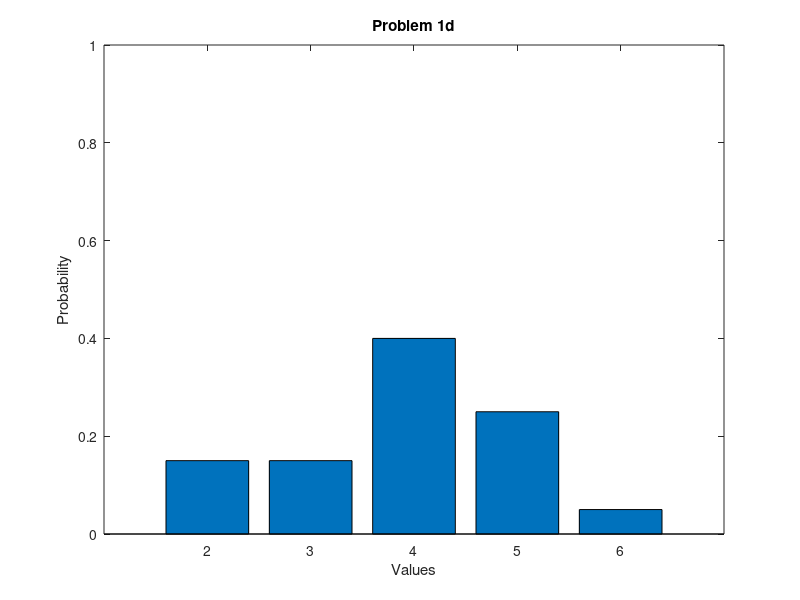
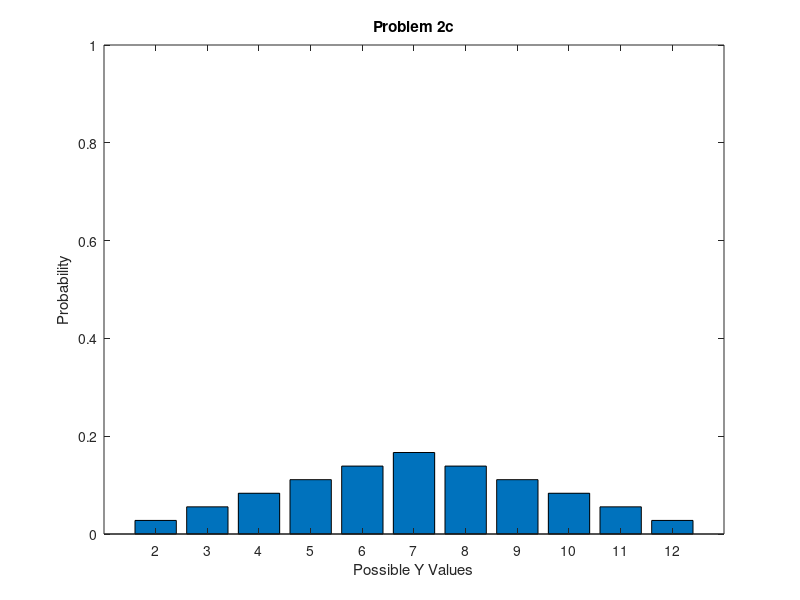
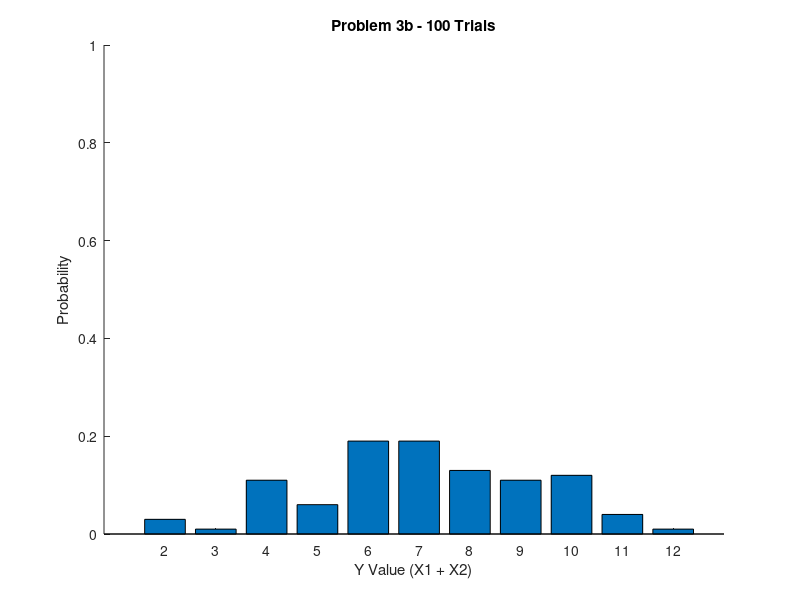
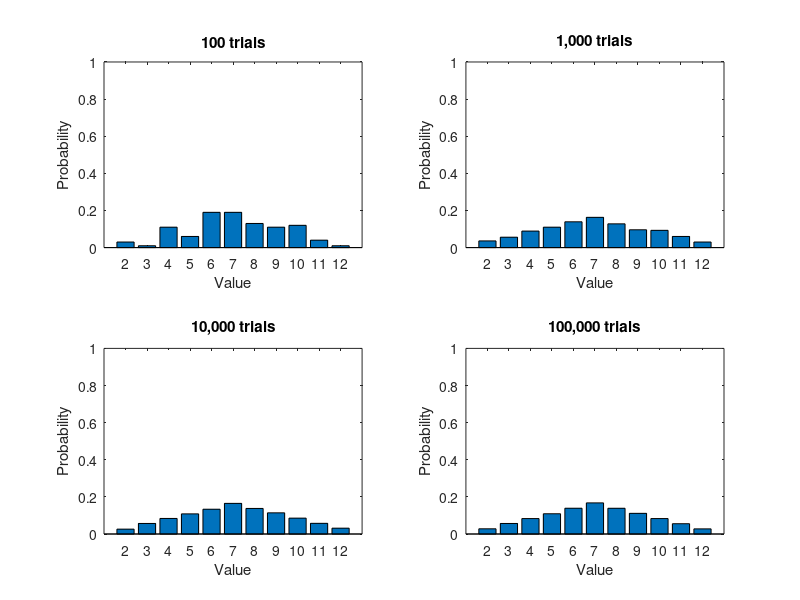

Here is the MATLAB script that generated these plots, in order: (Note: this script raises an error after producing the figures.)
% Alexander Hay
% Homework 1

fprintf('\n');
fprintf('Alexander Hay\n');
fprintf('NUIN 408\n');
fprintf('Homework 1\n');

%% Problem 1

A=[5,4,4,3,4,5,4,3,5,3,2,2,6,5,4,4,4,4,2,5];
B=[6,6,7,5,6,5,7,6,5,7,8,8,7,6,5,6,5,6,4,9];
C=[5,3,2,4,6,4,3,4,5,4,1,2,2,2,3,2,6,5,3,5];

% ***********************************************
% 1a

% find unique values for each gene
a=sort(unique(A));
b=sort(unique(B));
c=sort(unique(C));

fprintf('\n');
fprintf('Problem 1a *****************************\n');
fprintf('\n');
fprintf('Values in gene A, sorted:\n');
fprintf('[%i %i %i %i %i]\n', a);
fprintf('Values in gene B, sorted:\n');
fprintf('[%i %i %i %i %i %i]\n', b);
fprintf('Values in gene B, sorted:\n');
fprintf('[%i %i %i %i %i %i]\n', c);
fprintf('\n');

% ***********************************************
% 1b

% Find number of instances of each number
% Put it in array
for i = 2:6
    P_A(i-1) = sum(A(:)==i);
end

for i = 4:9
    P_B(i-3) = sum(B(:)==i);
end

for i = 1:6
    P_C(i) = sum(C(:)==i);
end

% number of instances of each number
% divided by number of samples
prob_A = P_A/numel(A);
prob_B = P_B/numel(B);
prob_C = P_C/numel(C);

fprintf('\n');
fprintf('Problem 1b *****************************\n');
fprintf('\n');
fprintf('Probability check for A\n');
fprintf('Sample means of A:\n');
fprintf('[   %i    %i    %i    %i    %i]\n',a);
fprintf('[%.2f %.2f %.2f %.2f %.2f]\n',prob_A);
fprintf('\n');
fprintf('Sample means of B:\n');
fprintf('[   %i    %i    %i    %i    %i    %i]\n',b);
fprintf('[%.2f %.2f %.2f %.2f %.2f %.2f]\n',prob_B);
fprintf('\n');
fprintf('Sample means of C:\n');
fprintf('[   %i    %i    %i    %i    %i    %i]\n',c);
fprintf('[%.2f %.2f %.2f %.2f %.2f %.2f]\n',prob_C);

% ***********************************************
% 1c

prob_A_check = sum(prob_A);
prob_B_check = sum(prob_B);
prob_C_check = sum(prob_C);

fprintf('\n');
fprintf('Problem 1c *****************************\n');
fprintf('\n');
fprintf('Probability check for A\n');
fprintf('%.2f\n', prob_A_check);
fprintf('\n');
fprintf('Probability check for B\n');
fprintf('%.2f\n', prob_B_check);
fprintf('\n');
fprintf('Probability check for C\n');
fprintf('%.2f\n', prob_C_check);

% ***********************************************
% 1d

fprintf('\n');
fprintf('Problem 1d *****************************\n');
fprintf('\n');
fprintf('see figure 1\n');

figure1 = figure;
axes1 = axes('Parent',figure1);
hold(axes1,'on');
bar(prob_A);
ylabel('Probability');
xlabel('Values');
title('Problem 1d');
ylim(axes1,[0 1]);
box(axes1,'on');
set(axes1,'XTick',[1 2 3 4 5],'XTickLabel',{'2','3','4','5','6'});

% ***********************************************
% 1e

mean_A = sum(A)/length(A);
mean_B = sum(B)/length(B);
mean_C = sum(C)/length(C);

fprintf('\n');
fprintf('Problem 1e *****************************\n');
fprintf('\n');
fprintf('Sample mean for A\n');
fprintf('%.2f\n', mean_A);
fprintf('\n');
fprintf('Sample mean for B\n');
fprintf('%.2f\n', mean_B);
fprintf('\n');
fprintf('Sample mean for C\n');
fprintf('%.2f\n', mean_C);
fprintf('\n');

% ***********************************************
% 1f

% variance is the average of sample-mean difference, squared, 
% for all samples
var_A = (A-mean_A)*(A-mean_A)'/length(A);
var_B = (B-mean_B)*(B-mean_B)'/length(B);
var_C = (C-mean_C)*(C-mean_C)'/length(C);

% std dev is the square root of the variance
std_dev_A = sqrt(var_A);
std_dev_B = sqrt(var_B);
std_dev_C = sqrt(var_C);

fprintf('\n');
fprintf('Problem 1f *****************************\n');
fprintf('\n');
fprintf('Variance and standard deviation for A\n');
fprintf('Var: %.2f | Std Dev: %.2f\n', var_A, std_dev_A);
fprintf('\n');
fprintf('Variance and standard deviation for B\n');
fprintf('Var: %.2f | Std Dev: %.2f\n', var_B, std_dev_B);
fprintf('\n');
fprintf('Variance and standard deviation for C\n');
fprintf('Var: %.2f | Std Dev: %.2f\n', var_C, std_dev_C);
fprintf('\n');

%% Problem 2
% ***********************************************
% 2a

X1 = [1,2,3,4,5,6];
X2 = [1,2,3,4,5,6];
fprintf('\n');
fprintf('Problem 2a *****************************\n');
fprintf('\n');
% fprintf('X1:\n');
% fprintf('%i %i %i %i %i %i\n',X1);
% fprintf('X2:\n');
% fprintf('%i %i %i %i %i %i\n',X2);
% fprintf('\n');
for i = 1:length(X1)
    for j = 1:length(X2)
        Y_mat(i,j) = [X1(i)+X2(j)];
    end
end

% Possile values of random variable
% Number of combinations to create random variable

P = [unique(Y_mat)';
    [sum(Y_mat(:)==2),
     sum(Y_mat(:)==3),
     sum(Y_mat(:)==4),
     sum(Y_mat(:)==5),
     sum(Y_mat(:)==6),
     sum(Y_mat(:)==7),
     sum(Y_mat(:)==8),
     sum(Y_mat(:)==9),
     sum(Y_mat(:)==10),
     sum(Y_mat(:)==11),
     sum(Y_mat(:)==12)]'];

Y = P(1,:);
 
true_prob = P(2,:)/numel(Y_mat);

fprintf('[Possile values of random variable]\n');
fprintf('Y = [  %i    %i    %i    %i    %i    %i    %i    %i    %i   %i   %i]\n',Y);
fprintf('\n');
fprintf('[Number of combinations to create random variable]\n');
fprintf('P = [%.2f %.2f %.2f %.2f %.2f %.2f %.2f %.2f %.2f %.2f %.2f]\n',true_prob);
fprintf('\n');

% ***********************************************
% 2b
 
% takes number of possilbe combinations to
% create variable and divides it by total number
% of possible combinations
fprintf('\n');
fprintf('Problem 2b *****************************\n');
fprintf('\n');

true_prob = P(2,:)/numel(Y_mat);
true_prob_check = sum(true_prob);

fprintf('true probabilities:\n');
fprintf('P = [%.2f %.2f %.2f %.2f %.2f %.2f %.2f %.2f %.2f %.2f %.2f]\n',true_prob);
fprintf('\n');
fprintf('sum of probabilities: %f\n',true_prob_check);

% ***********************************************
% 2c

figure2 = figure;
axes2 = axes('Parent',figure2);
hold(axes1,'on');
bar(true_prob,'DisplayName','true_prob');
title({'Problem 2c'});
ylabel({'Probability'});
ylim([0 1]);
xlabel({'Possible Y Values'});
box(axes2,'on');
set(axes2,'XTick',[1 2 3 4 5 6 7 8 9 10 11],'XTickLabel',...
    {'2','3','4','5','6','7','8','9','10','11','12'});

fprintf('\n');
fprintf('Problem 2c *****************************\n');
fprintf('\n');
fprintf('see figure 2\n');


% ***********************************************
% 2d

fprintf('\n');
fprintf('Problem 2d *****************************\n');
fprintf('\n');

mean_Y = sum(Y)/length(Y);

fprintf('True mean of random variable Y\n');
fprintf('%.2f\n', mean_Y);

% ***********************************************
% 2e

fprintf('\n');
fprintf('Problem 2e *****************************\n');
fprintf('\n');

var_Y = (Y-mean_Y)*(Y-mean_Y)'/length(Y);
std_dev_Y = sqrt(var_Y);

fprintf('Variance and standard deviation for Y\n');
fprintf('Var: %.2f | Std Dev: %.2f\n', var_Y, std_dev_Y);

% ***********************************************
% 2f

fprintf('\n');
fprintf('Problem 2f *****************************\n');
fprintf('\n');

mean_X1 = sum(X1)/length(X1);
mean_X2 = sum(X2)/length(X2);
var_X1 = (X1-mean_X1)*(X1-mean_X1)'/length(X1);
var_X2 = (X2-mean_X2)*(X2-mean_X2)'/length(X2);
std_dev_X1 = sqrt(var_X1);
std_dev_X2 = sqrt(var_X2);

fprintf('Variance and standard deviation for X1\n');
fprintf('Var: %.2f | Std Dev: %.2f\n', var_X1, std_dev_X1);
fprintf('\n');
fprintf('Variance and standard deviation for X2\n');
fprintf('Var: %.2f | Std Dev: %.2f\n', var_X2, std_dev_X2);
fprintf('\n');
fprintf('variance and std dev are compounded\n');

% ***********************************************
% 2g

fprintf('\n');
fprintf('Problem 2g *****************************\n');
fprintf('\n');

% Fano-factor = std dev^2/mean
FF_Y = (std_dev_Y^2)/mean_Y;

% Coefficient of variation = std dev/mean
CV_Y = std_dev_Y/mean_Y;

fprintf('Fano-factor and coefficient of variance for Y\n');
fprintf('Fano Factor: %.2f | Coefficient of Variance: %.2f\n', FF_Y, CV_Y);
fprintf('\n');

% ***********************************************
% 2h

fprintf('\n');
fprintf('Problem 2g *****************************\n');
fprintf('\n');
fprintf('Multinomial\n');

%% Problem 3
% ***********************************************
% 3a

fprintf('\n');
fprintf('Problem 3a *****************************\n');
fprintf('\n');

X1_100 = randi(6,100,1);
X2_100 = randi(6,100,1);
Y_100 = X1_100 + X2_100;

fprintf('The array is too large to print\n');
fprintf('the array is saved as trials_1000 in the workspace\n');

% ***********************************************
% 3b 

fprintf('\n');
fprintf('Problem 3b *****************************\n');
fprintf('\n');

X1_100 = randi(6,100,1);
X2_100 = randi(6,100,1);
Y_100 = X1_100 + X2_100;

% find probabilities of each value
trials_100_probs = [sum(Y_100(:)==2)/100,
                    sum(Y_100(:)==3)/100,
                    sum(Y_100(:)==4)/100,
                    sum(Y_100(:)==5)/100,
                    sum(Y_100(:)==6)/100,
                    sum(Y_100(:)==7)/100,
                    sum(Y_100(:)==8)/100,
                    sum(Y_100(:)==9)/100,
                    sum(Y_100(:)==10)/100,
                    sum(Y_100(:)==11)/100,
                    sum(Y_100(:)==12)/100];

figure3 = figure;
axes4 = axes('Parent',figure3);
hold(axes4,'on');
bar(trials_100_probs);
ylabel({'Probability'});
xlabel('Y Value (X1 + X2)');
title({'Problem 3b - 100 Trials'});
xlim(axes4,[-0.2 12]);
ylim(axes4,[0 1]);
set(axes4,'XTick',[1 2 3 4 5 6 7 8 9 10 11],'XTickLabel',...
    {'2','3','4','5','6','7','8','9','10','11','12'});

fprintf('see figure 3\n');


% ***********************************************
% 3c

fprintf('\n');
fprintf('Problem 3c *****************************\n');
fprintf('\n');

X1_1000 = randi(6,1000,1);
X2_1000 = randi(6,1000,1);
Y_1000 = X1_1000 + X2_1000;

% find probabilities of each value
trials_1000_probs = [sum(Y_1000(:)==2)/1000,
                     sum(Y_1000(:)==3)/1000,
                     sum(Y_1000(:)==4)/1000,
                     sum(Y_1000(:)==5)/1000,
                     sum(Y_1000(:)==6)/1000,
                     sum(Y_1000(:)==7)/1000,
                     sum(Y_1000(:)==8)/1000,
                     sum(Y_1000(:)==9)/1000,
                     sum(Y_1000(:)==10)/1000,
                     sum(Y_1000(:)==11)/1000,
                     sum(Y_1000(:)==12)/1000];

X1_10000 = randi(6,10000,1);
X2_10000 = randi(6,10000,1);
Y_10000 = X1_10000 + X2_10000;

% find probabilities of each value
trials_10000_probs = [sum(Y_10000(:)==2)/10000,
                      sum(Y_10000(:)==3)/10000,
                      sum(Y_10000(:)==4)/10000,
                      sum(Y_10000(:)==5)/10000,
                      sum(Y_10000(:)==6)/10000,
                      sum(Y_10000(:)==7)/10000,
                      sum(Y_10000(:)==8)/10000,
                      sum(Y_10000(:)==9)/10000,
                      sum(Y_10000(:)==10)/10000,
                      sum(Y_10000(:)==11)/10000,
                      sum(Y_10000(:)==12)/10000];                 

X1_100000 = randi(6,100000,1);
X2_100000 = randi(6,100000,1);
Y_100000 = X1_100000 + X2_100000;

% find probabilities of each value
trials_100000_probs = [sum(Y_100000(:)==2)/100000,
                       sum(Y_100000(:)==3)/100000,
                       sum(Y_100000(:)==4)/100000,
                       sum(Y_100000(:)==5)/100000,
                       sum(Y_100000(:)==6)/100000,
                       sum(Y_100000(:)==7)/100000,
                       sum(Y_100000(:)==8)/100000,
                       sum(Y_100000(:)==9)/100000,
                       sum(Y_100000(:)==10)/100000,
                       sum(Y_100000(:)==11)/100000,
                       sum(Y_100000(:)==12)/100000];                  
figure4 = figure;

subplot1 = subplot(2,2,1,'Parent',figure4);
hold(subplot1,'on');
bar(trials_100_probs);
title('100 trials');
box(subplot1,'on');
set(subplot1,'XTick',[1 2 3 4 5 6 7 8 9 10 11],'XTickLabel',...
    {'2','3','4','5','6','7','8','9','10','11','12'});
ylabel({'Probability'});
xlabel({'Value'});
ylim([0 1]);
axes4 = axes('Parent',figure4);

subplot2 = subplot(2,2,2,'Parent',figure4);
hold(subplot2,'on');
bar(trials_1000_probs);
title('1,000 trials');
box(subplot2,'on');
set(subplot2,'XTick',[1 2 3 4 5 6 7 8 9 10 11],'XTickLabel',...
    {'2','3','4','5','6','7','8','9','10','11','12'});
ylabel({'Probability'});
xlabel({'Value'});
ylim([0 1]);

subplot3 = subplot(2,2,3,'Parent',figure4);
hold(subplot3,'on');
bar(trials_10000_probs);
title('10,000 trials');
box(subplot3,'on');
set(subplot3,'XTick',[1 2 3 4 5 6 7 8 9 10 11],'XTickLabel',...
    {'2','3','4','5','6','7','8','9','10','11','12'});
ylabel({'Probability'});
xlabel({'Value'});
ylim([0 1]);

subplot4 = subplot(2,2,4,'Parent',figure4);
hold(subplot4,'on');
bar(trials_100000_probs);
title('100,000 trials');
box(subplot4,'on');
set(subplot4,'XTick',[1 2 3 4 5 6 7 8 9 10 11],'XTickLabel',...
    {'2','3','4','5','6','7','8','9','10','11','12'});
ylabel({'Probability'});
xlabel({'Value'});
ylim([0 1]);

fprintf('see figure 4\n');

% ***********************************************
% 3d

fprintf('\n');
fprintf('Problem 3d *****************************\n');
fprintf('\n');

mean_Y_100 = sum(Y_100)/length(Y_100);
mean_Y_1000 = sum(Y_1000)/length(Y_1000);
mean_Y_10000 = sum(Y_10000)/length(Y_10000);
mean_Y_100000 = sum(Y_100000)/length(Y_100000);

var_Y_100 = (Y_100-mean_Y_100)'*(Y_100-mean_Y_100)/length(Y_100);
var_Y_1000 = (Y_1000-mean_Y_1000)'*(Y_1000-mean_Y_1000)/length(Y_1000);
var_Y_10000 = (Y_10000-mean_Y_10000)'*(Y_10000-mean_Y_10000)/length(Y_10000);
var_Y_100000 = (Y_100000-mean_Y_100000)'*(Y_100000-mean_Y_100000)/length(Y_100000);

std_dev_Y_100 = sqrt(var_Y_100);
std_dev_Y_1000 = sqrt(var_Y_1000);
std_dev_Y_10000 = sqrt(var_Y_10000);
std_dev_Y_100000 = sqrt(var_Y_100000);

fprintf('Variance and standard deviation for Y (100 trials)\n');
fprintf('Var: %.2f | Std Dev: %.2f\n', var_Y_100, std_dev_Y_100);
fprintf('\n');
fprintf('Variance and standard deviation for Y (1,000 trials)\n');
fprintf('Var: %.2f | Std Dev: %.2f\n', var_Y_1000, std_dev_Y_1000);
fprintf('\n');
fprintf('Variance and standard deviation for Y (10,000 trials)\n');
fprintf('Var: %.2f | Std Dev: %.2f\n', var_Y_10000, std_dev_Y_10000);
fprintf('\n');
fprintf('Variance and standard deviation for Y (100,000 trials)\n');
fprintf('Var: %.2f | Std Dev: %.2f\n', var_Y_100000, std_dev_Y_100000);
fprintf('\n');

% ***********************************************
% 3e

fprintf('\n');
fprintf('Problem 3e *****************************\n');
fprintf('\n');

cdf_100 = [trials_100_probs(1),
           trials_100_probs(1) + trials_100_probs(2),
           trials_100_probs(1) + trials_100_probs(2) + trials_100_probs(3),
           trials_100_probs(1) + trials_100_probs(2) + trials_100_probs(3) + trials_100_probs(4),
           trials_100_probs(1) + trials_100_probs(2) + trials_100_probs(3) + trials_100_probs(4) + trials_100_probs(5),
           trials_100_probs(1) + trials_100_probs(2) + trials_100_probs(3) + trials_100_probs(4) + trials_100_probs(5) + trials_100_probs(6),
           trials_100_probs(1) + trials_100_probs(2) + trials_100_probs(3) + trials_100_probs(4) + trials_100_probs(5) + trials_100_probs(6) + trials_100_probs(7),
           trials_100_probs(1) + trials_100_probs(2) + trials_100_probs(3) + trials_100_probs(4) + trials_100_probs(5) + trials_100_probs(6) + trials_100_probs(7) + trials_100_probs(8),
           trials_100_probs(1) + trials_100_probs(2) + trials_100_probs(3) + trials_100_probs(4) + trials_100_probs(5) + trials_100_probs(6) + trials_100_probs(7) + trials_100_probs(8) + trials_100_probs(9),
           trials_100_probs(1) + trials_100_probs(2) + trials_100_probs(3) + trials_100_probs(4) + trials_100_probs(5) + trials_100_probs(6) + trials_100_probs(7) + trials_100_probs(8) + trials_100_probs(9) + trials_100_probs(10),
           trials_100_probs(1) + trials_100_probs(2) + trials_100_probs(3) + trials_100_probs(4) + trials_100_probs(5) + trials_100_probs(6) + trials_100_probs(7) + trials_100_probs(8) + trials_100_probs(9) + trials_100_probs(10) + trials_1000_probs(11)];
       
cdf_1000 = [trials_1000_probs(1),
            trials_1000_probs(1) + trials_1000_probs(2),
            trials_1000_probs(1) + trials_1000_probs(2) + trials_1000_probs(3),
            trials_1000_probs(1) + trials_1000_probs(2) + trials_1000_probs(3) + trials_1000_probs(4),
            trials_1000_probs(1) + trials_1000_probs(2) + trials_1000_probs(3) + trials_1000_probs(4) + trials_1000_probs(5),
            trials_1000_probs(1) + trials_1000_probs(2) + trials_1000_probs(3) + trials_1000_probs(4) + trials_1000_probs(5) + trials_1000_probs(6),
            trials_1000_probs(1) + trials_1000_probs(2) + trials_1000_probs(3) + trials_1000_probs(4) + trials_1000_probs(5) + trials_1000_probs(6) + trials_1000_probs(7),
            trials_1000_probs(1) + trials_1000_probs(2) + trials_1000_probs(3) + trials_1000_probs(4) + trials_1000_probs(5) + trials_1000_probs(6) + trials_1000_probs(7) + trials_1000_probs(8),
            trials_1000_probs(1) + trials_1000_probs(2) + trials_1000_probs(3) + trials_1000_probs(4) + trials_1000_probs(5) + trials_1000_probs(6) + trials_1000_probs(7) + trials_1000_probs(8) + trials_1000_probs(9),
            trials_1000_probs(1) + trials_1000_probs(2) + trials_1000_probs(3) + trials_1000_probs(4) + trials_1000_probs(5) + trials_1000_probs(6) + trials_1000_probs(7) + trials_1000_probs(8) + trials_1000_probs(9) + trials_1000_probs(10),
            trials_1000_probs(1) + trials_1000_probs(2) + trials_1000_probs(3) + trials_1000_probs(4) + trials_1000_probs(5) + trials_1000_probs(6) + trials_1000_probs(7) + trials_1000_probs(8) + trials_1000_probs(9) + trials_1000_probs(10) + trials_1000_probs(11)];
       
cdf_10000 = [trials_10000_probs(1),
             trials_10000_probs(1) + trials_10000_probs(2),
             trials_10000_probs(1) + trials_10000_probs(2) + trials_10000_probs(3),
             trials_10000_probs(1) + trials_10000_probs(2) + trials_10000_probs(3) + trials_10000_probs(4),
             trials_10000_probs(1) + trials_10000_probs(2) + trials_10000_probs(3) + trials_10000_probs(4) + trials_10000_probs(5),
             trials_10000_probs(1) + trials_10000_probs(2) + trials_10000_probs(3) + trials_10000_probs(4) + trials_10000_probs(5) + trials_10000_probs(6),
             trials_10000_probs(1) + trials_10000_probs(2) + trials_10000_probs(3) + trials_10000_probs(4) + trials_10000_probs(5) + trials_10000_probs(6) + trials_10000_probs(7),
             trials_10000_probs(1) + trials_10000_probs(2) + trials_10000_probs(3) + trials_10000_probs(4) + trials_10000_probs(5) + trials_10000_probs(6) + trials_10000_probs(7) + trials_10000_probs(8),
             trials_10000_probs(1) + trials_10000_probs(2) + trials_10000_probs(3) + trials_10000_probs(4) + trials_10000_probs(5) + trials_10000_probs(6) + trials_10000_probs(7) + trials_10000_probs(8) + trials_10000_probs(9),
             trials_10000_probs(1) + trials_10000_probs(2) + trials_10000_probs(3) + trials_10000_probs(4) + trials_10000_probs(5) + trials_10000_probs(6) + trials_10000_probs(7) + trials_10000_probs(8) + trials_10000_probs(9) + trials_10000_probs(10),
             trials_10000_probs(1) + trials_10000_probs(2) + trials_10000_probs(3) + trials_10000_probs(4) + trials_10000_probs(5) + trials_10000_probs(6) + trials_10000_probs(7) + trials_10000_probs(8) + trials_10000_probs(9) + trials_10000_probs(10) + trials_10000_probs(11)];       

cdf_100000 = [trials_100000_probs(1),
              trials_100000_probs(1) + trials_100000_probs(2),
              trials_100000_probs(1) + trials_100000_probs(2) + trials_100000_probs(3),
              trials_100000_probs(1) + trials_100000_probs(2) + trials_100000_probs(3) + trials_100000_probs(4),
              trials_100000_probs(1) + trials_100000_probs(2) + trials_100000_probs(3) + trials_100000_probs(4) + trials_100000_probs(5),
              trials_100000_probs(1) + trials_100000_probs(2) + trials_100000_probs(3) + trials_100000_probs(4) + trials_100000_probs(5) + trials_100000_probs(6),
              trials_100000_probs(1) + trials_100000_probs(2) + trials_100000_probs(3) + trials_100000_probs(4) + trials_100000_probs(5) + trials_100000_probs(6) + trials_100000_probs(7),
              trials_100000_probs(1) + trials_100000_probs(2) + trials_100000_probs(3) + trials_100000_probs(4) + trials_100000_probs(5) + trials_100000_probs(6) + trials_100000_probs(7) + trials_100000_probs(8),
              trials_100000_probs(1) + trials_100000_probs(2) + trials_100000_probs(3) + trials_100000_probs(4) + trials_100000_probs(5) + trials_100000_probs(6) + trials_100000_probs(7) + trials_100000_probs(8) + trials_100000_probs(9),
              trials_100000_probs(1) + trials_100000_probs(2) + trials_100000_probs(3) + trials_100000_probs(4) + trials_100000_probs(5) + trials_100000_probs(6) + trials_100000_probs(7) + trials_100000_probs(8) + trials_100000_probs(9) + trials_100000_probs(10),
              trials_100000_probs(1) + trials_100000_probs(2) + trials_100000_probs(3) + trials_100000_probs(4) + trials_100000_probs(5) + trials_100000_probs(6) + trials_100000_probs(7) + trials_100000_probs(8) + trials_100000_probs(9) + trials_100000_probs(10) + trials_100000_probs(11)];

figure5 = figure;
YMatrix1 = [cdf_100,cdf_1000,cdf_10000,cdf_100000];
axes5 = axes('Parent',figure5);
hold(axes5,'on');
plot5 = plot(YMatrix1,'Parent',axes5);
set(plot5(1),'DisplayName','100 trials');
set(plot5(2),'DisplayName','1,000 trials');
set(plot5(3),'DisplayName','10,000 trials');
set(plot5(4),'DisplayName','100,000 trials');
ylabel('Probability');
xlabel('Y value (X1 + X2)');
title('Problem 3e - CDF');
set(axes5,'XTick',[1 2 3 4 5 6 7 8 9 10 11],'XTickLabel',...
    {'2','3','4','5','6','7','8','9','10','11','12'});
legend5 = legend(axes5,'show');
set(legend5,'Location','southeast');

fprintf('see figure 5\n');

%% Problem 4
% ***********************************************
% 4a

fprintf('\n');
fprintf('Problem 4a *****************************\n');
fprintf('\n');

x = .01:.01:100;

lambda1 = 2;
lambda2 = 4;
lambda3 = 10;
lambda4 = 50;

pois1 = poisspdf(x,lambda1)';
pois2 = poisspdf(x,lambda2)';
pois3 = poisspdf(x,lambda3)';
pois4 = poisspdf(x,lambda4)';

YMatrix2 = [pois1,pois2,pois3,pois4];

figure6 = figure;
YMatrix1 = [cdf_100,cdf_1000,cdf_10000,cdf_100000];
axes6 = axes('Parent',figure6);
hold(axes6,'on');
plot6 = plot(YMatrix2,'Parent',axes6);
set(plot6(1),'DisplayName','\lambda=2');
set(plot6(2),'DisplayName','\lambda=4');
set(plot6(3),'DisplayName','\lambda=10');
set(plot6(4),'DisplayName','\lambda=50');
xlabel('k');
ylabel('Probability');
title('Problem 4a');
legend6 = legend(axes6,'show');
set(legend6,'Location','northeast');

fprintf('see figure 6\n');

% ***********************************************
% 4b

fprintf('\n');
fprintf('Problem 4b *****************************\n');
fprintf('\n');

fprintf('λ is both mean and variance for Poisson distros\n');

% ***********************************************
% 4c

fprintf('\n');
fprintf('Problem 4c *****************************\n');
fprintf('\n');

fprintf('Skewness decreases when lambda increases\n');
fprintf('Skewness is defined as γ=1/λ\n');

gamma1 = 1/lambda1;
gamma2 = 1/lambda2;
gamma3 = 1/lambda3;
gamma4 = 1/lambda4;

fprintf('λ=%i,  γ=%.2f\n',lambda1, gamma1);
fprintf('λ=%i,  γ=%.2f\n',lambda2, gamma2);
fprintf('λ=%i, γ=%.2f\n',lambda3, gamma3);
fprintf('λ=%i, γ=%.2f\n',lambda4, gamma4);

% ***********************************************
% 4d

fprintf('\n');
fprintf('Problem 4d *****************************\n');
fprintf('\n');

gaus1 = normpdf(x,lambda1,lambda1)';
gaus2 = normpdf(x,lambda2,lambda2)';
gaus3 = normpdf(x,lambda3,lambda3)';
gaus4 = normpdf(x,lambda4,lambda4)';

YMatrix3 = [pois1,gaus1];
YMatrix4 = [pois2,gaus2];
YMatrix5 = [pois3,gaus3];
YMatrix6 = [pois4,gaus4];
 
figure7 = figure;

subplot1 = subplot(2,2,1,'Parent',figure7);
hold(subplot1,'on');
plot1 = plot(YMatrix3,'Parent',subplot1);
set(plot1(1),'DisplayName','Poisson');
set(plot1(2),'DisplayName','Gaussian');
ylabel({'Probability'});
ylim([0 1]);
xlabel({'k'});
title({'λ=2'});
box(subplot1,'on');
legend(subplot1,'show');


subplot2 = subplot(2,2,2,'Parent',figure7);
hold(subplot2,'on');
plot2 = plot(YMatrix4,'Parent',subplot2);
set(plot2(1),'DisplayName','Poisson');
set(plot2(2),'DisplayName','Gaussian');
ylabel({'Probability'});
ylim([0 1]);
xlabel({'k'});
title({'λ=4'});
box(subplot2,'on');
legend(subplot2,'show');

subplot3 = subplot(2,2,3,'Parent',figure7);
hold(subplot3,'on');
plot3 = plot(YMatrix5,'Parent',subplot3);
set(plot3(1),'DisplayName','Poisson');
set(plot3(2),'DisplayName','Gaussian');
ylabel({'Probability'});
ylim([0 1]);
xlabel({'k'});
title({'λ=10'});
box(subplot3,'on');
legend(subplot3,'show');

subplot4 = subplot(2,2,4,'Parent',figure7);
hold(subplot4,'on');
plot4 = plot(YMatrix6,'Parent',subplot4);
set(plot4(1),'DisplayName','Poisson');
set(plot4(2),'DisplayName','Gaussian');
ylabel({'Probability'});
ylim([0 1]);
xlabel({'k'});
title({'λ=50'});
box(subplot4,'on');
legend(subplot4,'show');
 
fprintf('see figure 7\n');

% ***********************************************
% 4e

fprintf('\n');
fprintf('Problem 4e *****************************\n');
fprintf('\n');

fprintf('Lower lambdas seem to produce better Gaussian approximations\n');

% ***********************************************
% 4f

fprintf('\n');
fprintf('Problem 4f *****************************\n');
fprintf('\n');

figure8 = figure;

subplot1 = subplot(2,2,1,'Parent',figure8);
qqplot(YMatrix3);
title({'λ=2'});
ylabel({'Probability'});
ylim([-0.05 0.3]);

subplot1 = subplot(2,2,2,'Parent',figure8);
qqplot(YMatrix4);
title({'λ=4'});
ylabel({'Probability'});
ylim([-0.05 0.3]);

subplot1 = subplot(2,2,3,'Parent',figure8);
qqplot(YMatrix5);
title({'λ=10'});
ylabel({'Probability'});
ylim([-0.05 0.3]);

subplot1 = subplot(2,2,4,'Parent',figure8);
qqplot(YMatrix6);
title({'λ=50'});
ylabel({'Probability'});
ylim([-0.05 0.3]);

fprintf('see figure 8 for Q-Q plots\n');
fprintf('\n');
fprintf('Higher lambdas are more Gaussian than lower lambda values,\n');
fprintf('demonstrated by the colinearity of the plots\n');

% ***********************************************
% 4g

fprintf('\n');
fprintf('Problem 4g *****************************\n');
fprintf('\n');

fprintf('Poisson distributions converge to a Gaussian distribution as lambda increases\n');